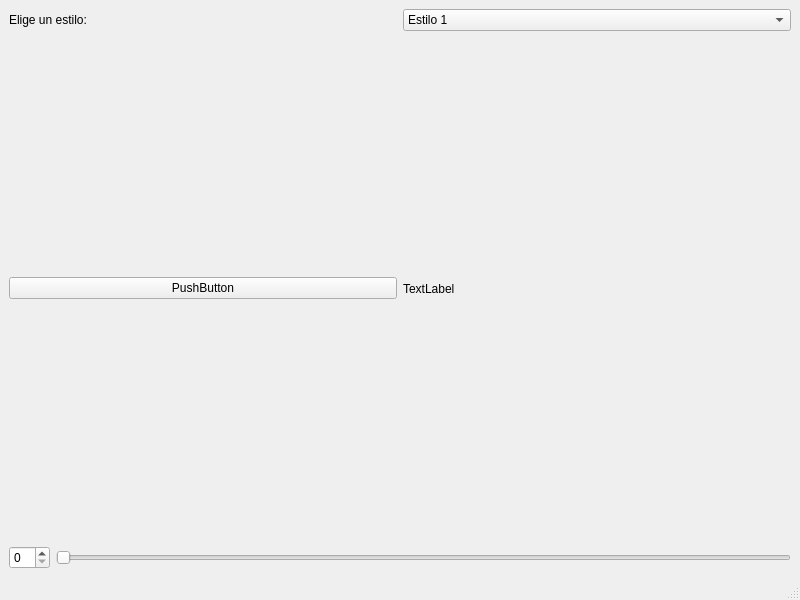
<?xml version="1.0" encoding="UTF-8"?>
<ui version="4.0">
 <class>MainWindow</class>
 <widget class="QMainWindow" name="MainWindow">
  <property name="geometry">
   <rect>
    <x>0</x>
    <y>0</y>
    <width>800</width>
    <height>600</height>
   </rect>
  </property>
  <property name="windowTitle">
   <string>MainWindow</string>
  </property>
  <widget class="QWidget" name="centralwidget">
   <layout class="QVBoxLayout" name="verticalLayout">
    <item>
     <layout class="QHBoxLayout" name="horizontalLayout">
      <item>
       <widget class="QLabel" name="label">
        <property name="text">
         <string>Elige un estilo:</string>
        </property>
       </widget>
      </item>
      <item>
       <widget class="QComboBox" name="comboBox">
        <item>
         <property name="text">
          <string>Estilo 1</string>
         </property>
        </item>
        <item>
         <property name="text">
          <string>Estilo 2</string>
         </property>
        </item>
        <item>
         <property name="text">
          <string>Estilo 3</string>
         </property>
        </item>
       </widget>
      </item>
     </layout>
    </item>
    <item>
     <layout class="QHBoxLayout" name="horizontalLayout_2">
      <item>
       <widget class="QPushButton" name="pushButton">
        <property name="text">
         <string>PushButton</string>
        </property>
       </widget>
      </item>
      <item>
       <widget class="QLabel" name="label_2">
        <property name="text">
         <string>TextLabel</string>
        </property>
       </widget>
      </item>
     </layout>
    </item>
    <item>
     <layout class="QHBoxLayout" name="horizontalLayout_3">
      <item>
       <widget class="QSpinBox" name="spinBox"/>
      </item>
      <item>
       <widget class="QSlider" name="horizontalSlider">
        <property name="orientation">
         <enum>Qt::Orientation::Horizontal</enum>
        </property>
       </widget>
      </item>
     </layout>
    </item>
   </layout>
  </widget>
  <widget class="QMenuBar" name="menubar">
   <property name="geometry">
    <rect>
     <x>0</x>
     <y>0</y>
     <width>800</width>
     <height>33</height>
    </rect>
   </property>
  </widget>
  <widget class="QStatusBar" name="statusbar"/>
 </widget>
 <resources/>
 <connections/>
</ui>
